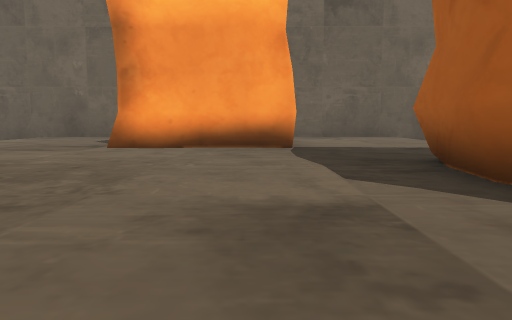
View 1 (above)

17 first-person views from a walk through a 3-D level made in the Unity game engine. The camera is 1.2 m above the floor, tilts 6° down and sees 70° across. The floor is counted in squares, 2 m on a side. Each view is taken from the middle of a square. On the plan, view 1 faces up. The plan holds only what a view shows up to about 10 squares ahead; the rest is blank. The place goes on beyond the plan. The player is left out.

View 2
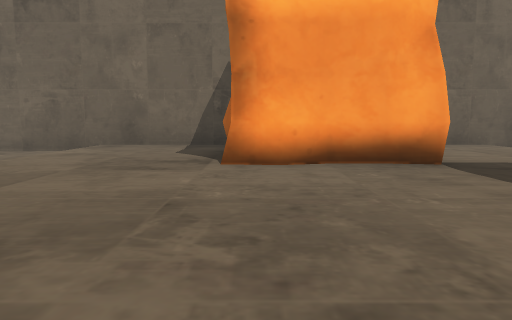

View 3
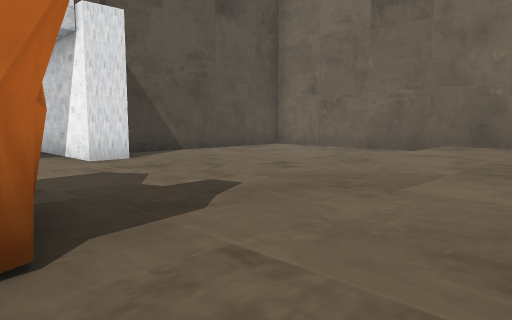

View 4
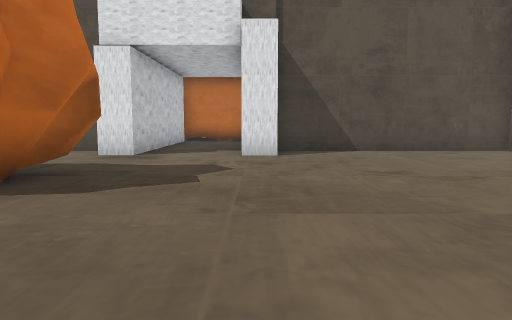

View 5
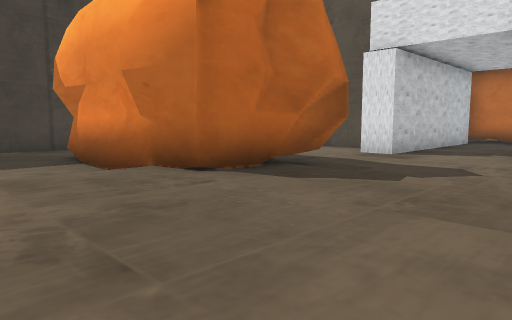

View 6
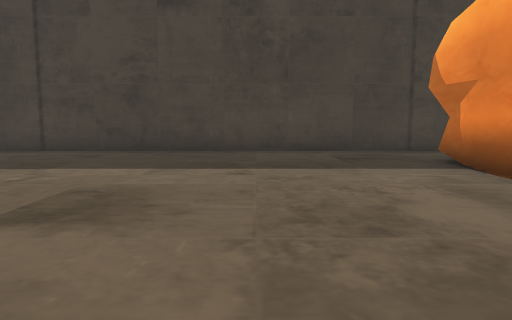

View 7
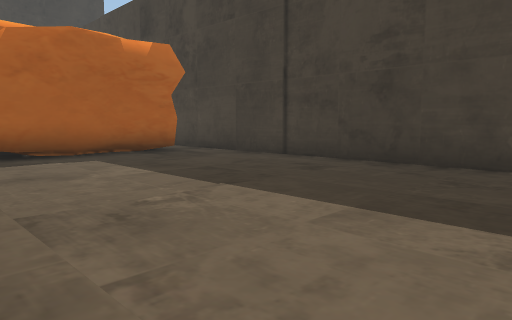

View 8
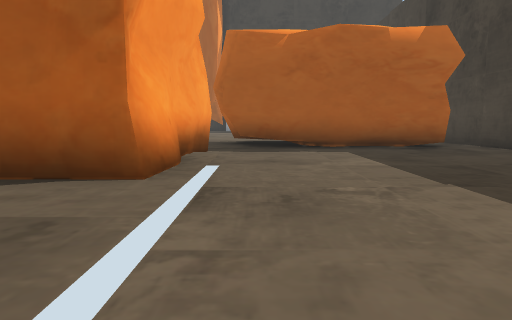

View 9
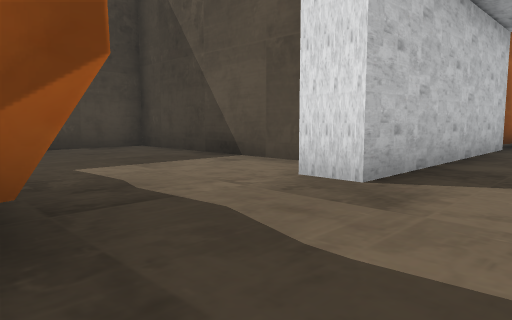

View 10
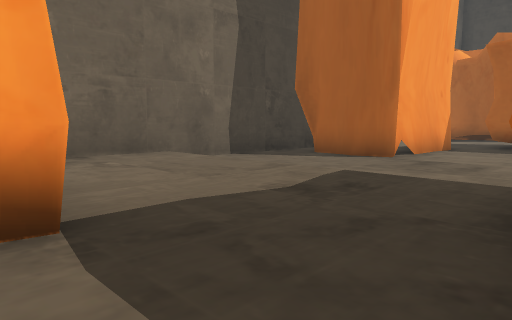

View 11
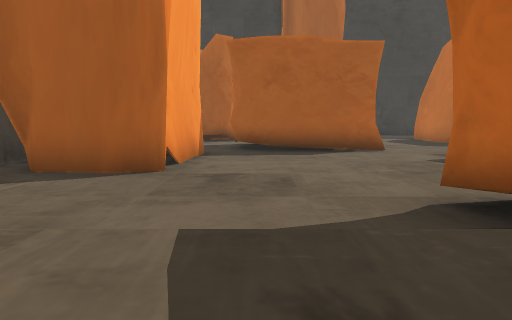

View 12
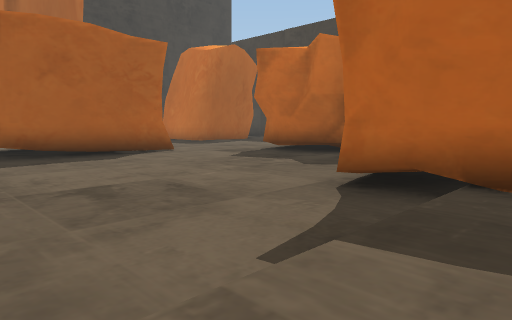

View 13
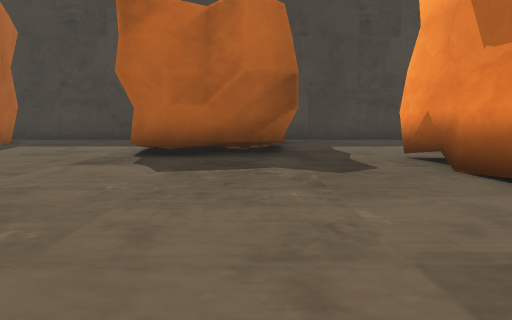

View 14
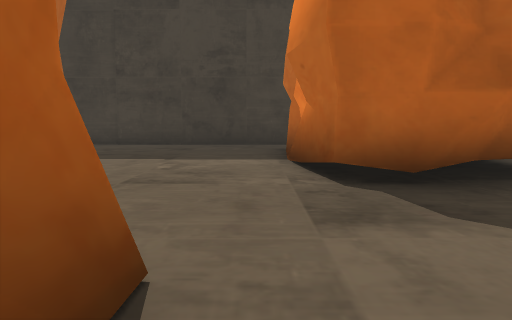

View 15
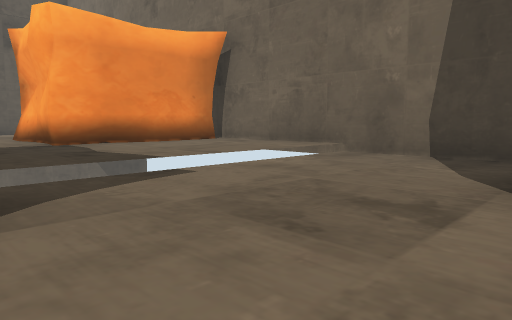

View 16
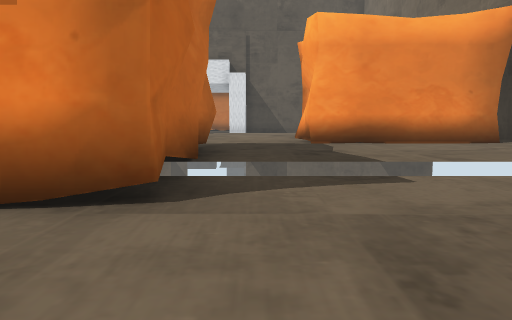

View 17
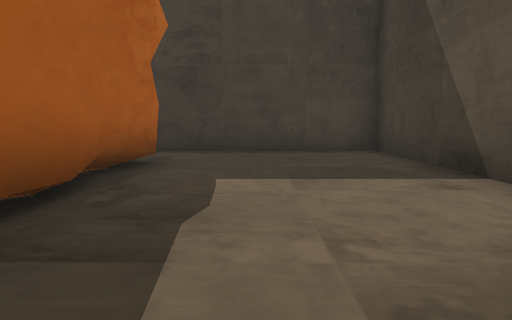

### Floor plan
Key: @ floor where view 1 was taken; # wall or solid block; x gap in a wall; . main floor; : floor 0.25 m higher than the main floor; / step, stairs or slope.
Columns run from 17 left of view 1 to 16 right of it. Each row starts with its distance up from view 1.
 11      ##########  ##########
 10      #...../:::  #:::/....x
  9      #...../:::  #:::/...#
  8      #...../:::###:::/...###
  7      #...../:::###:::/........
  6      #...../:::::::::/.......#
  5      #...../:::::::::/.......#
  4     ###..../:::::::####......#
  3     ......./:::::::#  #......#
  2   ........./:::::::#  #.......
  1 #######...###::::::####.......
  0      #....###....@.......###...
 -1      #....###............###....
 -2      #....###............###....
 -3      #....###............###....#
 -4      #..... .............#  ....
 -5      #...........................
 -6      #############################

Positions as (right, up) in squares from view 1, and headings:
1: (0, 0), facing up
2: (-2, 1), facing up
3: (-3, 1), facing up-left
4: (-2, 4), facing left
5: (-2, 5), facing down-left
6: (-1, 4), facing down
7: (-1, 1), facing down-right
8: (-1, 0), facing right
9: (-7, 3), facing down-left
10: (0, 4), facing up-right
11: (2, 6), facing right
12: (3, 8), facing down-right
13: (8, 7), facing down
14: (11, 4), facing down
15: (8, 4), facing up-left
16: (8, 5), facing left
17: (-9, 2), facing down
